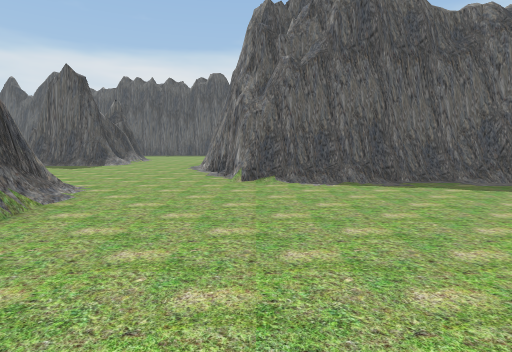
View 1 (above)

16 first-person views from a walk through a scene from a Unity 3-D project. The camera is 1.3 m above the floor, tilts 6° down and sees 80° across. The floor is counted in squares, 2 m on a side. Each view is taken from the middle of a square. On the plan, view 1 faces up. The plan holds only what a view shows up to about 10 squares ahead; the rest is blank. The place goes on beyond the plan.

View 2
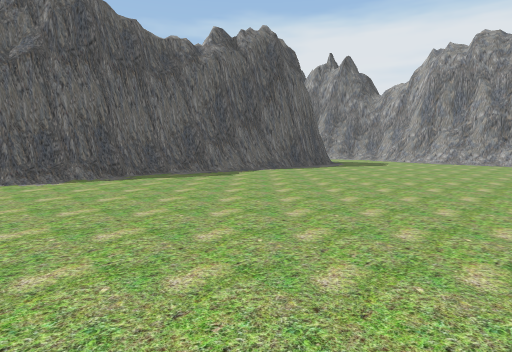

View 3
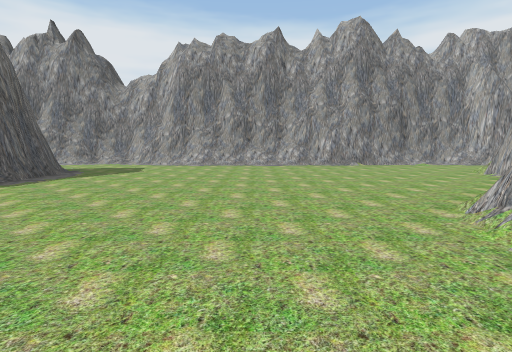

View 4
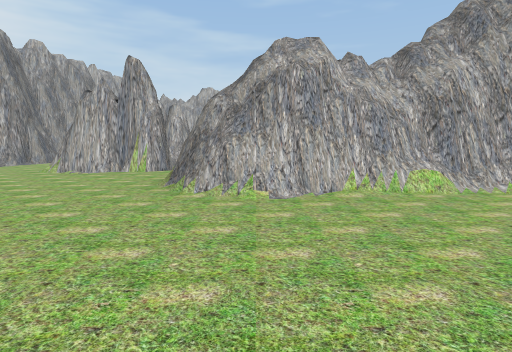

View 5
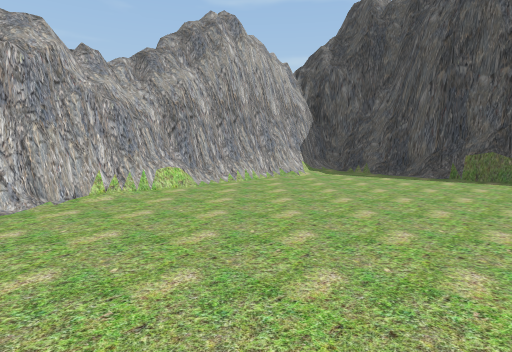

View 6
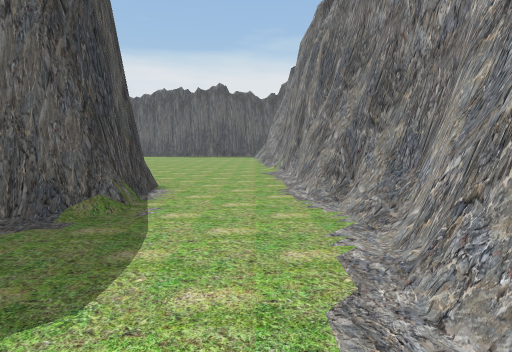

View 7
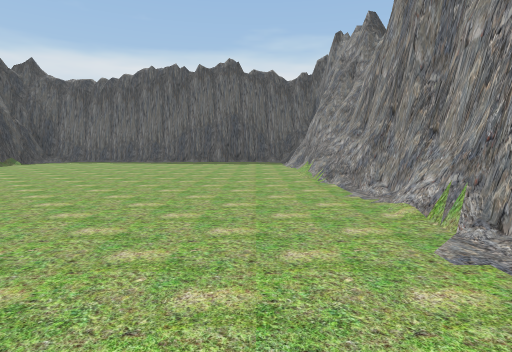

View 8
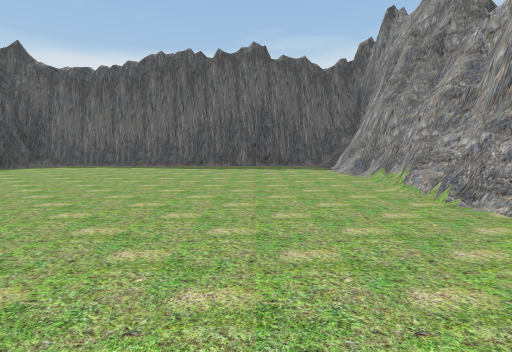

View 9
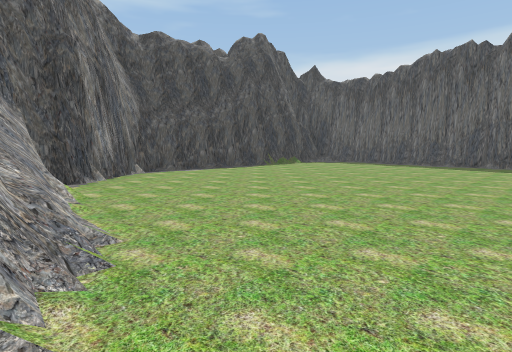

View 10
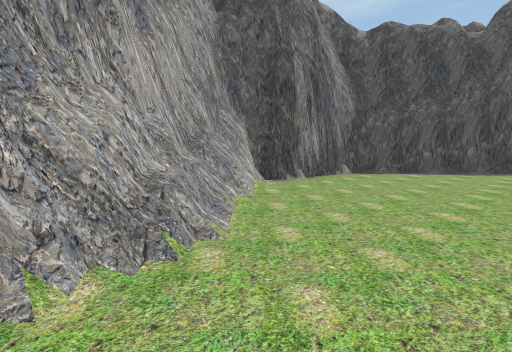

View 11
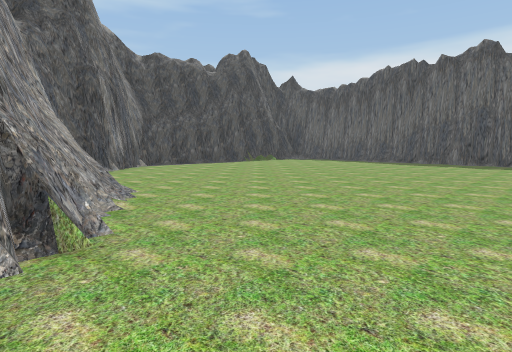

View 12
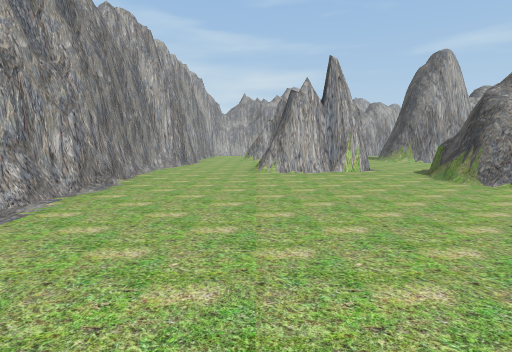

View 13
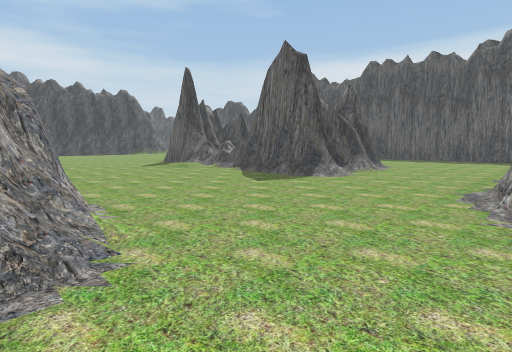

View 14
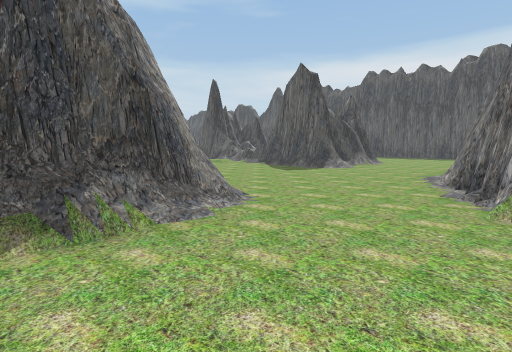

View 15
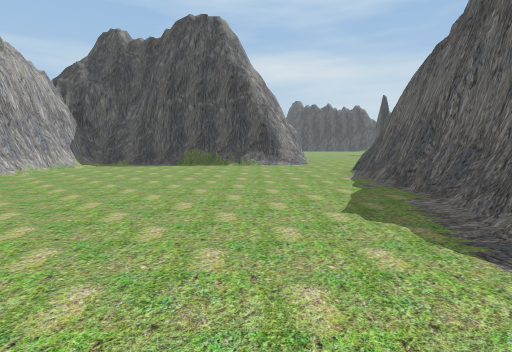

View 16
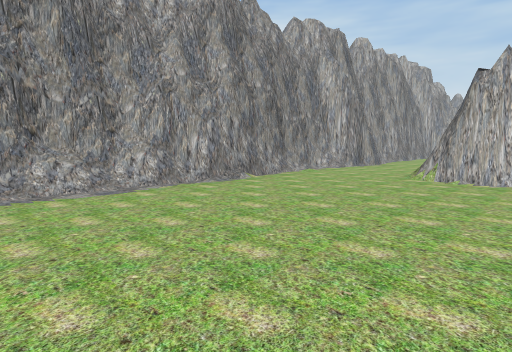

### Floor plan
Key: @ floor where view 1 was taken; # wall or solid block; . floor; / step, stairs or slope; = window, fence, low wall or low ledge.
Columns run from 11 left of view 1 to 12 right of it. Each row starts with its distance up from view 1.
 19              ##########
 18              #........#
 17              #........##
 16         ..   #........##
 15        ...   #.........#
 14       ....   #........##
 13       #...   #........##
 12       #...   #.........#
 11       #...   #.........#
 10   ==###...   ##........#
  9  ./.......#   ##=......#
  8 ..........#    #####...#
  7 ..........##   ##  ##..#
  6 ...........######  ##..#
  5     ............#####..#
  4        ##..............#
  3         #..............#
  2         #..............#
  1         #..............#
  0         #..@...........#
 -1         #..............#
 -2         #/##.###.......#
 -3         #########......#
 -4                 #......#
 -5                 #..#...#
 -6                 ..##...#
 -7                ...# ...#
 -8                ..## ..##

Where each view was taken, in squares from view 1:
view 1: 0 up, 0 right, facing up
view 2: 1 down, 0 right, facing up-right
view 3: 0 up, 2 right, facing right
view 4: 2 up, 4 right, facing down
view 5: 2 up, 4 right, facing down-left
view 6: 2 up, 11 right, facing up
view 7: 7 up, 10 right, facing up
view 8: 9 up, 9 right, facing up
view 9: 8 up, 9 right, facing up-left
view 10: 9 up, 9 right, facing left
view 11: 7 up, 11 right, facing up-left
view 12: 2 up, 9 right, facing down
view 13: 4 up, 1 left, facing up-left
view 14: 2 up, 0 right, facing up-left
view 15: 3 up, 7 right, facing left
view 16: 1 up, 7 right, facing down-right
